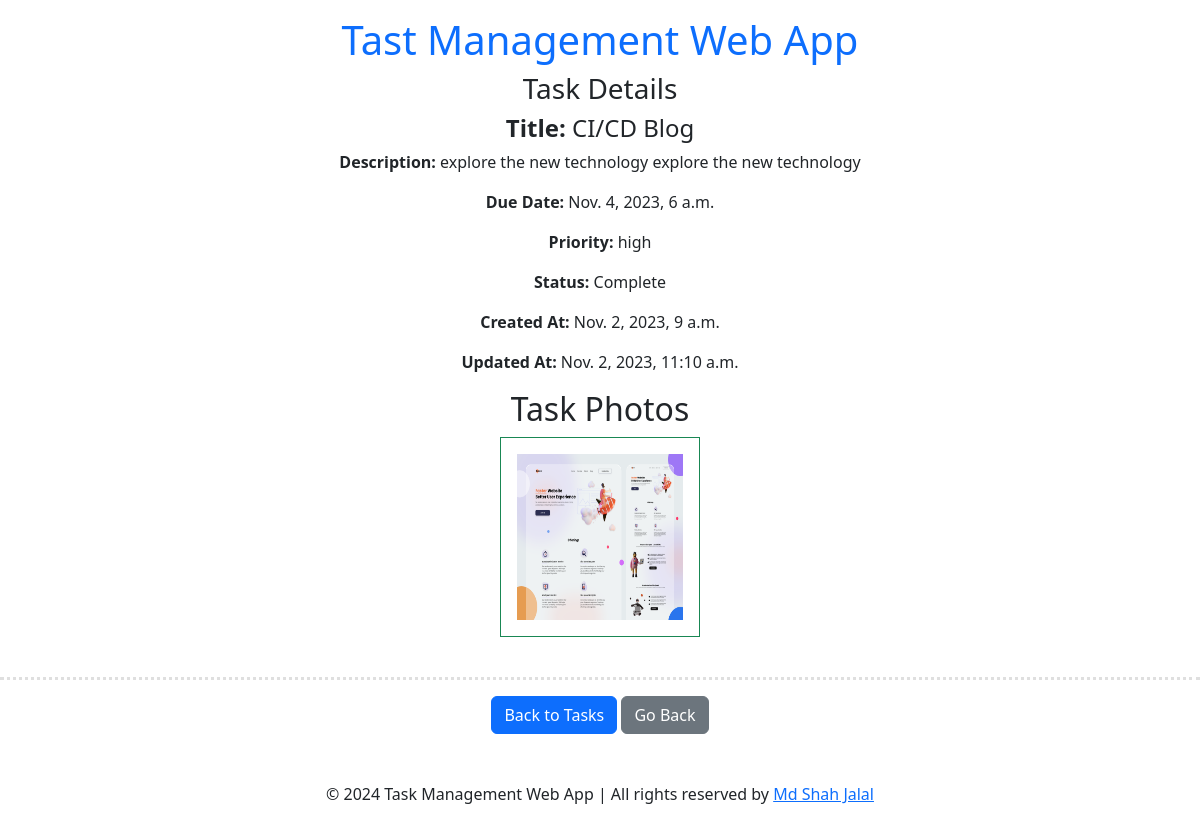
The app's page /task/1/ (signed in), older data.
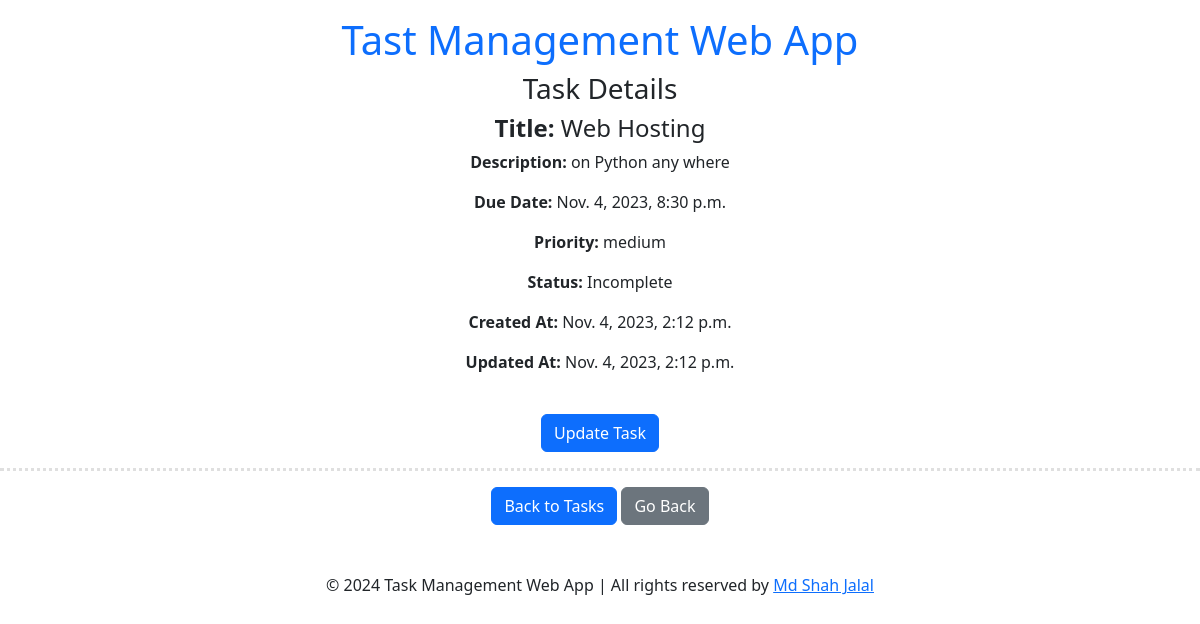
The same page, newer data.
### todoapp/models.py (models this page shows, shortened)
class TaskModel(models.Model):
    user = models.ForeignKey(User, on_delete=models.CASCADE, default=1)
    taskTitle = models.CharField(max_length=100)
    taskDescription = models.TextField()
    is_completed = models.BooleanField(default=False)
    taskDueDate = models.DateTimeField(default=timezone.now)
    taskPriority = models.CharField(max_length=20, choices=[
        ('low', 'Low'),
        ('medium', 'Medium'),
        ('high', 'High'),
    ])
    images = models.ManyToManyField('Photo', related_name='tasks', blank=True)
    created_at = models.DateTimeField(default=timezone.now)  # Use timezone.now to set the current timestamp
    updated_at = models.DateTimeField(auto_now=True)  # This field will automatically update on every save

class Photo(models.Model):
    image = models.ImageField(upload_to='todoapp/static/todoapp')

### todoapp/views.py (the view)
# urls.py: path('task/<int:task_id>/', task_details, name='task_details'),
@login_required
def task_details(request, task_id):
    task = get_object_or_404(TaskModel, pk=task_id, user=request.user)
    return render(request, 'task_details.html', {'task': task})

### todoapp/templates/task_details.html
{% extends 'base.html' %}
{% load static %}
{% block content %}
<div class="w-full mx-auto text-center px-5">
  <h3>Task Details</h3>
  <div>
    <h4><strong>Title:</strong> {{ task.taskTitle }}</h4>
    <p><strong>Description:</strong> {{ task.taskDescription }}</p>
    <p><strong>Due Date:</strong> {{ task.taskDueDate }}</p>
    <p><strong>Priority:</strong> {{ task.taskPriority }}</p>
    <p>
      <strong>Status:</strong> {% if task.is_completed %}Complete{% else %}Incomplete{% endif %}
    </p>
    <p><strong>Created At:</strong> {{ task.created_at }}</p>
    <p><strong>Updated At:</strong> {{ task.updated_at }}</p>
    <div class="container">
      <div class="row justify-content-md-center">
        <div>
          {% if task.images.exists %}
            <h2>Task Photos</h2>
          {% endif %}
          <div class="col md:col-2 mb-4">
            {% for photo in task.images.all %}
              <img
                class="p-3 border border-success"
                src="{{ photo.image.url }}"
                width="200"
                height="200"
                alt="Task Photo"
              />
            {% endfor %}
          </div>
          {% if not task.is_completed %}
            <a href="{% url 'update_task' task.id %}" class="btn btn-primary">Update Task</a>
          {% endif %}
        </div>
      </div>
    </div>
  </div>
</div>
<hr style="border-top: 3px dotted #838282" class="dotted" />
<div class="text-center">
  <a class="btn btn-primary" href="{% url 'show_tasks' %}">Back to Tasks</a>
  <a class="btn btn-secondary" href="javascript:history.back()">Go Back</a>
</div>
{% endblock %}

Row changes from the older to the newer data that the page shows:
removed Photo: image (picture)
changed TaskModel: taskTitle "CI/CD Blog" → "Web Hosting"; taskDescription "explore the new technology explore the new technology" → "on Python any where"; taskDueDate "Nov. 4, 2023, 6 a.m." → "Nov. 4, 2023, 8:30 p.m."; taskPriority "high" → "medium"; created_at "Nov. 2, 2023, 9 a.m." → "Nov. 4, 2023, 2:12 p.m."; updated_at "Nov. 2, 2023, 11:10 a.m." → "Nov. 4, 2023, 2:12 p.m."; is_completed True → False (drawn)
Text that changed along with them:
text no longer shown: "Complete Task Photos"
text now shown: "Incomplete Update Task"
